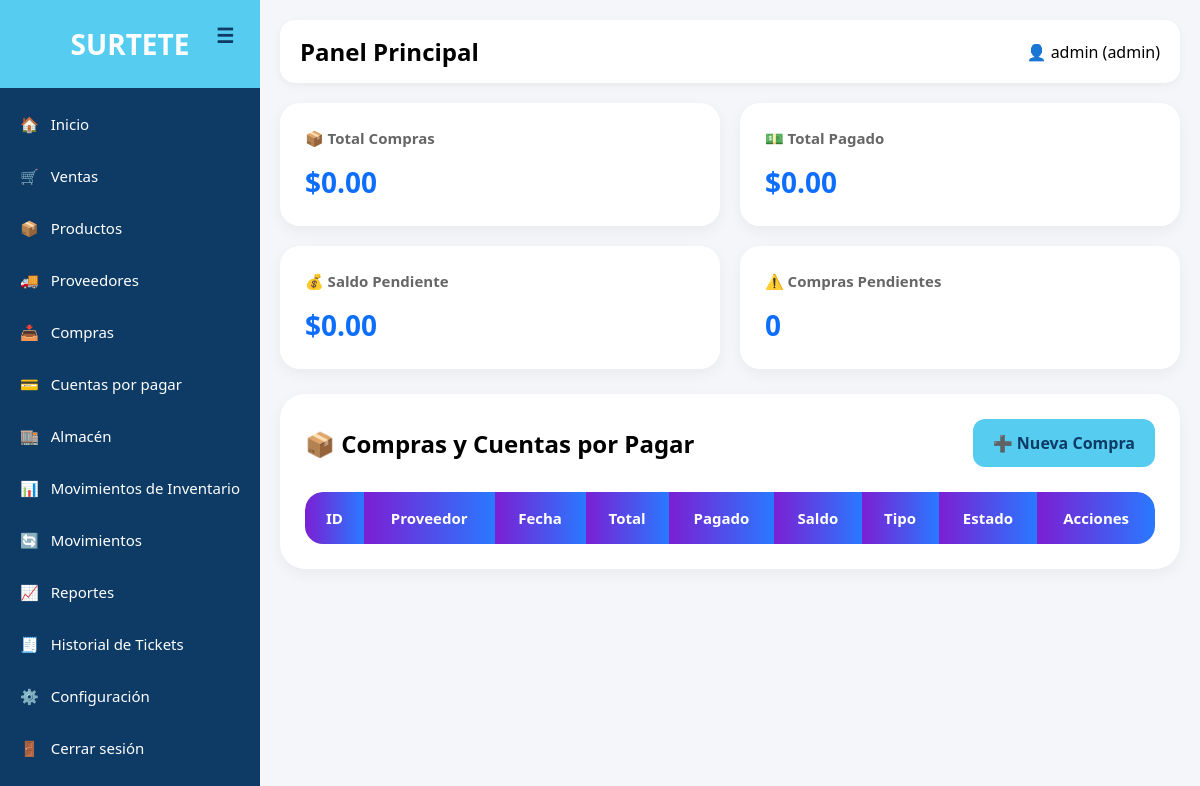
Before: /compras/index.php (signed in) with the older database file.
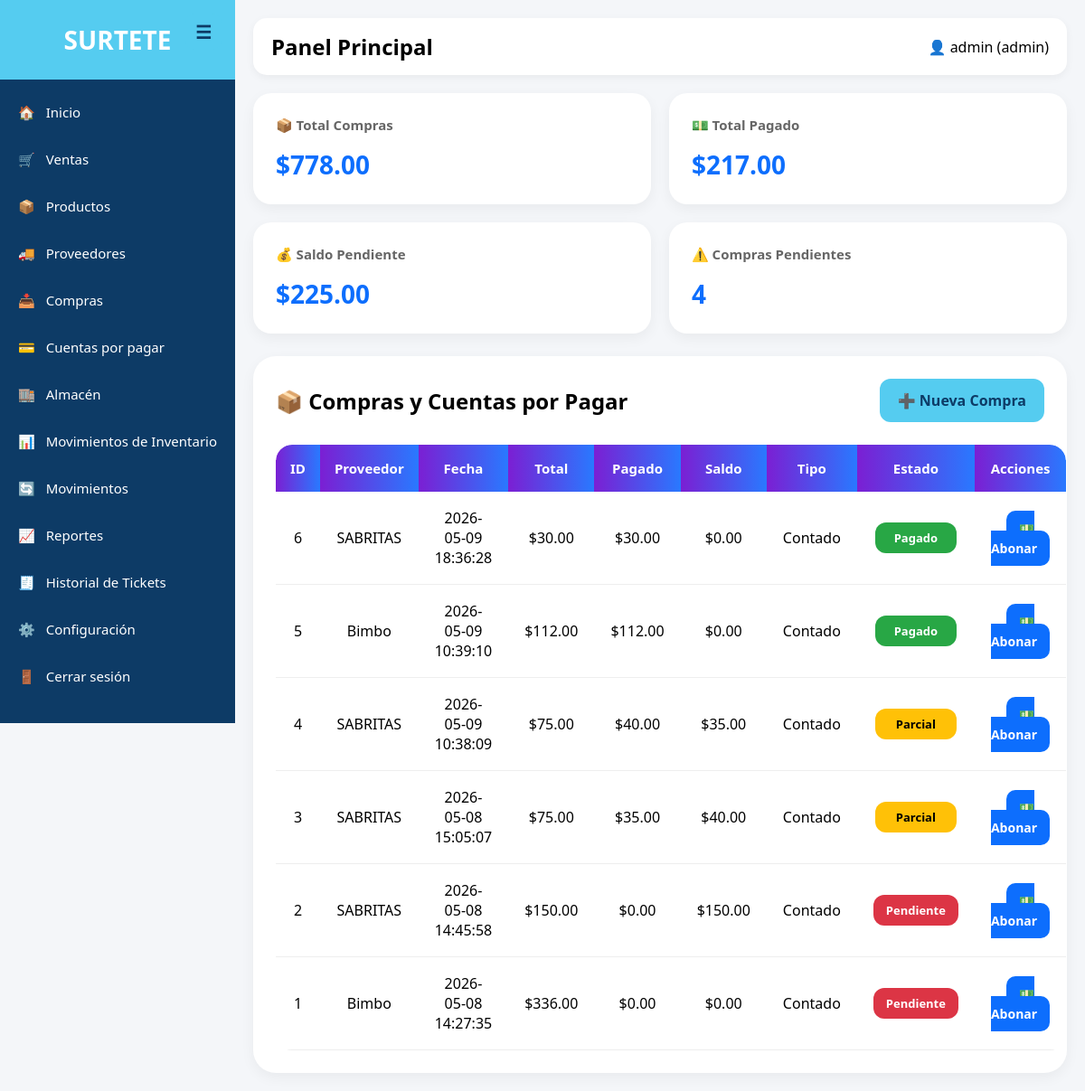
After: the same page with the newer database file.
### tables this page shows
CREATE TABLE `compras` (
  `id` int(11) NOT NULL,
  `proveedor_id` int(11) NOT NULL,
  `fecha` datetime DEFAULT current_timestamp(),
  `total` decimal(10,2) NOT NULL,
  `estado` enum('pendiente','recibido','pagado') DEFAULT 'pendiente',
  `subtotal` decimal(10,2) DEFAULT 0.00,
  `descuento` decimal(10,2) DEFAULT 0.00,
  `iva` decimal(10,2) DEFAULT 0.00,
  `pagado` decimal(10,2) DEFAULT 0.00,
  `saldo` decimal(10,2) DEFAULT 0.00,
  `tipo_pago` enum('contado','credito') DEFAULT 'contado',
  `estado_pago` enum('pendiente','parcial','pagado') DEFAULT 'pendiente'
);

CREATE TABLE `proveedores` (
  `id` int(11) NOT NULL,
  `nombre_empresa` varchar(150) NOT NULL,
  `empresa_telefono` varchar(20) DEFAULT NULL,
  `email` varchar(100) DEFAULT NULL,
  `empresa_direccion` text DEFAULT NULL,
  `redes_sociales` text DEFAULT NULL,
  `vendedor_nombre` varchar(150) DEFAULT NULL,
  `vendedor_telefono` varchar(20) DEFAULT NULL,
  `gerente_nombre` varchar(150) DEFAULT NULL,
  `gerente_telefono` varchar(20) DEFAULT NULL,
  `activo` tinyint(1) NOT NULL,
  `fecha_creacion` timestamp NOT NULL DEFAULT current_timestamp() ON UPDATE current_timestamp()
);

### compras/index.php (the view, shortened to what this page needs)
<?php
include("../config/db.php");
$sql = "
SELECT
compras.*,
proveedores.nombre_empresa AS proveedor
FROM compras
INNER JOIN proveedores
ON compras.proveedor_id = proveedores.id
ORDER BY compras.id DESC
";
$stmt = $conexion->query($sql);
$compras = $stmt->fetchAll();
?>
<!DOCTYPE html>
<html lang="es">
<head>
<link rel="stylesheet"
href="../assets/css/style.css">
</head>
<body>
<?php include("../includes/sidebar.php"); ?>
<div class="main">
<?php include("../includes/topbar.php"); ?>
<?php
$totalCompras = 0;
$totalPagado = 0;
$totalSaldo = 0;
$pendientes = 0;
foreach($compras as $c){
    $totalCompras += $c['total'];
    $totalPagado += $c['pagado'];
    $totalSaldo += $c['saldo'];
    if($c['estado_pago'] != 'pagado'){
        $pendientes++;
    }
}
?>
<div class="resumen">
<div class="card-resumen">
    <h3>📦 Total Compras</h3>
    <h2>$<?php echo number_format($totalCompras,2); ?></h2>
</div>
<div class="card-resumen">
    <h3>💵 Total Pagado</h3>
    <h2>$<?php echo number_format($totalPagado,2); ?></h2>
</div>
<div class="card-resumen">
    <h3>💰 Saldo Pendiente</h3>
    <h2>$<?php echo number_format($totalSaldo,2); ?></h2>
</div>
<div class="card-resumen">
    <h3>⚠️ Compras Pendientes</h3>
    <h2><?php echo $pendientes; ?></h2>
</div>
</div>
<div class="table-container">
<div class="top-actions">
<h2>📦 Compras y Cuentas por Pagar</h2>
<a href="crear.php" class="btn">
➕ Nueva Compra
</a>
</div>
<table>
<thead>
<tr>
    <th>ID</th>
    <th>Proveedor</th>
    <th>Fecha</th>
    <th>Total</th>
    <th>Pagado</th>
    <th>Saldo</th>
    <th>Tipo</th>
    <th>Estado</th>
    <th>Acciones</th>
</tr>
</thead>
<tbody>
<?php foreach($compras as $c): ?>
<?php
$clase = 'pendiente';
if($c['estado_pago'] == 'pagado'){
    $clase = 'pagado';
}
elseif($c['estado_pago'] == 'parcial'){
    $clase = 'parcial';
}
?>
<tr>
<td>
<?php echo $c['id']; ?>
</td>
<td>
<?php echo $c['proveedor']; ?>
</td>
<td>
<?php echo $c['fecha']; ?>
</td>
<td> $<?php echo number_format($c['total'],2); ?> </td>
<td> $<?php echo number_format($c['pagado'],2); ?> </td>
<td> $<?php echo number_format($c['saldo'],2); ?> </td>
<td>
<?php echo ucfirst($c['tipo_pago']); ?>
</td>
<td>
<span class="estado <?php echo $clase; ?>">
<?php echo ucfirst($c['estado_pago']); ?>
</span>
</td>
<td>
<a class="btn-abono" href="abonar.php?id=<?php echo $c['id']; ?>"> 💵 Abonar </a>
</td>
</tr>
<?php endforeach; ?>
</tbody>
</table>
</div>
</div>
</body>
</html>

### includes/sidebar.php (shortened to what this page needs)
<div class="sidebar" id="sidebar">
    <div class="toggle-btn" onclick="toggleSidebar()">
        ☰
    </div>
    <div class="logo">
        SURTETE
    </div>
    <div class="menu">
        <a href="/surtete/index.php">
            🏠 <span>Inicio</span>
        </a>
        <a href="/surtete/ventas/pos.php">
            🛒 <span>Ventas</span>
        </a>
        <a href="/surtete/productos/index.php">
            📦 <span>Productos</span>
        </a>
        <a href="/surtete/proveedores/proveedores.php">
            🚚 <span>Proveedores</span>
        </a>
        <a href="/surtete/compras/crear.php">
            📥 <span>Compras</span>
        </a>
        <a href="/surtete/compras/index.php">
            💳 <span>Cuentas por pagar</span>
        </a>
        <a href="/surtete/almacen/index.php">
            🏬 <span>Almacén</span>
        </a>
        <a href="/surtete/inventario/index.php">
            📊 <span>Movimientos de Inventario</span>
        </a>
        <a href="/surtete/inventario/agregar_movimiento.php">
            🔄 <span>Movimientos</span>
        </a>
        <a href="/surtete/reportes/index.php">
            📈 <span>Reportes</span>
        </a>
        <a href="/surtete/ventas/historial_tickets.php">
            🧾 <span>Historial de Tickets</span>
        </a>
        <?php if($_SESSION['rol'] == 'admin'): ?>
            <a href="/surtete/configuracion/ticket.php">
                ⚙️ <span>Configuración</span>
            </a>
        <?php endif; ?>
        <a href="/surtete/auth/logout.php">
            🚪 <span>Cerrar sesión</span>
        </a>
    </div>
</div>

### includes/topbar.php
<div class="topbar">
    <h2>Panel Principal</h2>
    <div>
        👤 <?php echo $_SESSION['usuario']; ?>
        (<?php echo $_SESSION['rol']; ?>)
    </div>
</div>

### assets/css/style.css (style rules this page uses)
* { margin:0; padding:0; box-sizing:border-box; }
body { font-family:'Segoe UI',sans-serif; background:#f4f8fb; }
.sidebar { width:240px; height:100vh; background:#0d6efd; position:fixed; left:0; top:0; color:white; display:flex; flex-direction:column; }
.logo { background:#55ccf0; padding:20px; text-align:center; font-size:22px; font-weight:bold; color:#0d3b66; }
.menu { margin-top:20px; }
.menu a { color:white; text-decoration:none; padding:15px 20px; display:block; transition:.3s; }
.main { margin-left:240px; padding:20px; }
.topbar { background:white; padding:15px 20px; border-radius:15px; display:flex; justify-content:space-between; align-items:center; margin-bottom:20px; box-shadow:0 3px 10px rgba(0,0,0,0.05); }

### compras/index.php (style rules this page uses)
body { background:#f4f6f9; font-family:'Segoe UI', sans-serif; }
.table-container { background:white; padding:25px; border-radius:25px; box-shadow:0 5px 15px rgba(0,0,0,0.05); }
.btn { background:#55ccf0; color:#0d3b66; padding:13px 20px; border-radius:12px; text-decoration:none; font-weight:bold; transition:0.3s; }
.top-actions { display:flex; justify-content:space-between; align-items:center; margin-bottom:25px; }
table { width:100%; border-collapse:separate; border-spacing:0; overflow:hidden; border-radius:18px; }
table th { background:linear-gradient( 90deg, #7b1fd3, #2979ff ); color:white; padding:16px; text-align:center; font-size:15px; }
table td { padding:18px; text-align:center; border-bottom:1px solid #eee; background:white; }
table th:first-child { border-top-left-radius:18px; }
table th:last-child { border-top-right-radius:18px; }
.estado { padding:8px 14px; border-radius:12px; color:white; font-weight:bold; font-size:13px; display:inline-block; min-width:90px; }
.pagado { background:#28a745; }
.parcial { background:#ffc107; color:black; }
.pendiente { background:#dc3545; }
.btn-abono { background:#0d6efd; color:white; padding:10px 14px; border-radius:10px; text-decoration:none; font-size:14px; font-weight:bold; transition:0.3s; }
.resumen { display:grid; grid-template-columns:repeat(4,1fr); gap:20px; margin-bottom:25px; }
.card-resumen { background:white; padding:25px; border-radius:20px; box-shadow:0 5px 15px rgba(0,0,0,0.05); transition:0.3s; }
.card-resumen h3 { margin:0; color:#666; font-size:15px; }
.card-resumen h2 { margin-top:15px; color:#0d6efd; font-size:28px; }
@media (max-width:1200px) { .resumen { grid-template-columns:repeat(2,1fr); } }

### includes/sidebar.php (style rules this page uses)
.sidebar { width:260px; height:100vh; background:#0d3b66; position:fixed; left:0; top:0; transition:.3s; overflow-y:auto; overflow-x:hidden; z-index:999; }
.logo { color:white; font-size:28px; font-weight:bold; text-align:center; padding:25px 10px; }
.menu { display:flex; flex-direction:column; margin-top:10px; }
.menu a { color:white; text-decoration:none; padding:16px 20px; transition:.2s; display:flex; align-items:center; gap:12px; font-size:15px; }
.menu a span { transition:.2s; white-space:nowrap; }
.toggle-btn { position:absolute; top:15px; right:15px; background:#55ccf0; color:#0d3b66; width:40px; height:40px; border-radius:10px; display:flex; align-items:center; justify-content:center; cursor:pointer; font-size:20px; font-weight:bold; }
.main { margin-left:260px; transition:.3s; padding:20px; }

Changed rows visible on the page:
added compras: id "6", proveedor.nombre_empresa "SABRITAS", fecha "2026-05-09 18:36:28", total "30.00", pagado "30.00", saldo "0.00", tipo_pago "Contado", estado_pago "Pagado"
added compras: id "5", proveedor.nombre_empresa "Bimbo", fecha "2026-05-09 10:39:10", total "112.00", pagado "112.00", saldo "0.00", tipo_pago "Contado", estado_pago "Pagado"
added compras: id "4", proveedor.nombre_empresa "SABRITAS", fecha "2026-05-09 10:38:09", total "75.00", pagado "40.00", saldo "35.00", tipo_pago "Contado", estado_pago "Parcial"
added compras: id "3", proveedor.nombre_empresa "SABRITAS", fecha "2026-05-08 15:05:07", total "75.00", pagado "35.00", saldo "40.00", tipo_pago "Contado", estado_pago "Parcial"
added compras: id "2", proveedor.nombre_empresa "SABRITAS", fecha "2026-05-08 14:45:58", total "150.00", pagado "0.00", saldo "150.00", tipo_pago "Contado", estado_pago "Pendiente"
added compras: id "1", proveedor.nombre_empresa "Bimbo", fecha "2026-05-08 14:27:35", total "336.00", pagado "0.00", saldo "0.00", tipo_pago "Contado", estado_pago "Pendiente"
Other visible differences:
$totalCompras: "0.00" → "778.00"
$totalPagado: "0.00" → "217.00"
$totalSaldo: "0.00" → "225.00"
$pendientes: "0" → "4"
